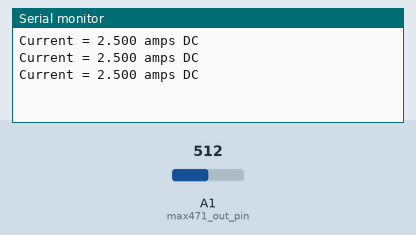
The sketch below on a simulated Arduino Uno, built with avr-gcc and run on an emulated ATmega328P. On the bench: the last lines printed to the serial monitor. The inputs (shaded band) are chosen by the test bench; at power-on: A1 (max471_out_pin) = 512.

Above: at 1.3 s.
1.4 s: A1 (max471_out_pin) set to 716
At 1.9 s:
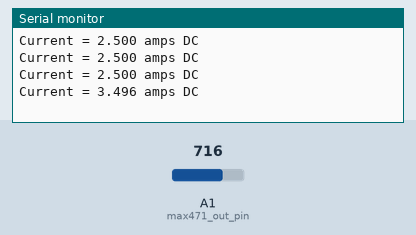
2.9 s: A1 (max471_out_pin) set to 900
At 3.4 s:
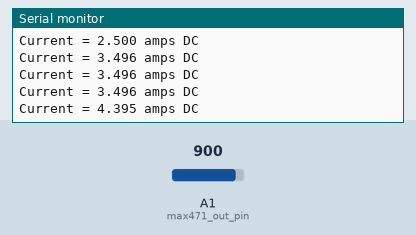
Timing chart, 0 to 5.9 s (numbered marks = the images above; inputs shaded):
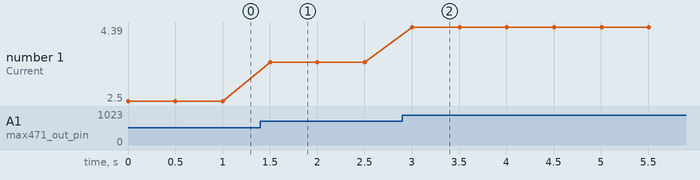

Measured:
- after the input at 1.4 s, the serial monitor: prints a new line after 0.10 s (image 1)
- after the input at 2.9 s, the serial monitor: prints a new line after 0.10 s (image 2)
- plotted number 1: 2.5 → 3.5 after the input at 1.4 s, 3.5 → 4.39 after the input at 2.9 s

The sketch:

02.ino
```cpp
const int max471_out_pin = A1;

int RawValue= 0;
float Current = 0;

void setup(){
  pinMode(max471_out_pin, INPUT);
  Serial.begin(9600);
}

void loop(){
  RawValue = analogRead(max471_out_pin);
  Current = (RawValue * 5.0 )/ 1024.0; // scale the ADC
  Serial.print("Current = ");
  Serial.print(Current,3); //3 digits after the decimal point
  Serial.println(" amps DC"); //3 digits after the decimal point
  delay(500);
}
```
